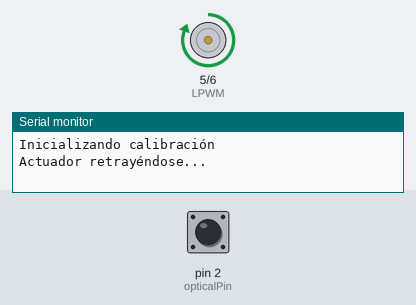
Recording of a sketch running on a simulated Arduino Uno, built with avr-gcc and run on an emulated ATmega328P. On the bench: motor-driver pin pairs drawn as motors (green arrow = first pin HIGH = forward, orange = second pin HIGH = backward, longer = more drive), the last lines printed to the serial monitor. The inputs (shaded band) are chosen by the test bench; at power-on: pin 2 (opticalPin) HIGH.

Above: at 0.1 s.
At 1.3 s:
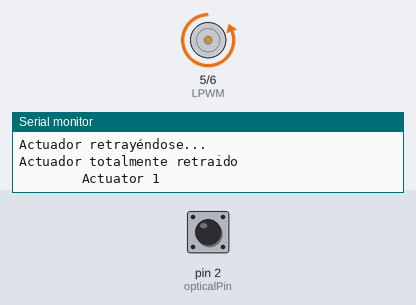
Timing chart, 0 to 3.9 s (numbered marks = the images above):
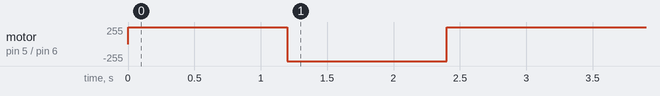

The sketch:

actuador_lineal_calibracion.ino
```cpp
#include <elapsedMillis.h>
elapsedMillis timeElapsed;

int RPWM = 6;
int LPWM = 5;
int opticalPin = 2;

volatile long lastDebounceTime = 0;

int Speed = 255;

#define falsepulseDelay 20
volatile int counter;
volatile int prevCounter;
int Direction; // -1 = retayéndose
               //  0 = detenido
               //  1 = extendiéndose

int extensionCount;
int retractionCount;
int pulseTotal;

void setup(){
  pinMode(RPWM, OUTPUT);
  pinMode(LPWM, OUTPUT);
  pinMode(opticalPin, INPUT_PULLUP);
  counter = 0;
  prevCounter =0;
  extensionCount = 0;
  retractionCount = 0;
  pulseTotal = 0;

  attachInterrupt(digitalPinToInterrupt(opticalPin), count, RISING);

  Serial.begin(9600);
  Serial.println("Inicializando calibración");
  Serial.println("Actuador retrayéndose...");
  Direction = -1;
  moveTillLimit(Direction, 255);
  Serial.println("Actuador totalmente retraido");
  delay(1000);

  Serial.print("\t\t\t\tActuator ");
  Serial.print(1);

  Direction = 1;
  moveTillLimit(Direction, 255);
  Serial.print("\nConteo de extensión:");
  extensionCount = counter;
  Serial.print("\t\t");
  Serial.print(extensionCount);
  Serial.print("\t\t\t");

  delay(1000);

  Direction = -1;
  moveTillLimit(Direction, 255);
  Serial.print("\nConteo de retracción:");
  retractionCount = counter;
  Serial.print("\t\t");
  Serial.print(abs(retractionCount));
  Serial.print("\t\t\t");

  Serial.print("\n");

  Serial.print("\nActuador ");
  Serial.print(1);
  Serial.print(" Pulsos promedio: ");
  pulseTotal = (extensionCount + abs(retractionCount))/2;
  Serial.print(pulseTotal);
}

void loop() {
}

void moveTillLimit(int Direction, int Speed){
  //this function moves the actuator to one of its limits

  counter = 0; //reset counter variables
  prevCounter = 0;

  do {
    prevCounter = counter;
    timeElapsed = 0;
    while(timeElapsed < 200){ //keep moving until counter remains the same for a short duration of time
      driveActuator(Direction, Speed);
    }
  } while(compareCounter(prevCounter, counter)); //loop until all counts remain the same
}

bool compareCounter(volatile int prevCounter, volatile int counter){
  //compares two arrays and returns false when every element of one array is the same as its corresponding indexed element in the other array
  bool areUnequal = true;
  if(prevCounter == counter){
    areUnequal = false;
  }
  else{ //if even one pair of elements are unequal the entire function returns true
    areUnequal = true;
  }

  return areUnequal;
}

void driveActuator(int Direction, int Speed){
  int rightPWM = RPWM;
  int leftPWM = LPWM;

  switch(Direction){
  case 1: //extension
    analogWrite(rightPWM, Speed);
    analogWrite(leftPWM, 0);
  break;

  case 0: //stopping
    analogWrite(rightPWM, 0);
    analogWrite(leftPWM, 0);
  break;

  case -1: //retraction
    analogWrite(rightPWM, 0);
    analogWrite(leftPWM, Speed);
  break;
  }
}

void count(){
  //This interrupt function increments a counter corresponding to changes in the optical pin status
  if ((millis() - lastDebounceTime) > falsepulseDelay) { //reduce noise by debouncing IR signal
    lastDebounceTime = millis();
    if(Direction == 1){
      counter++;
    }
    if(Direction == -1){
      counter--;
    }
  }
}
```
